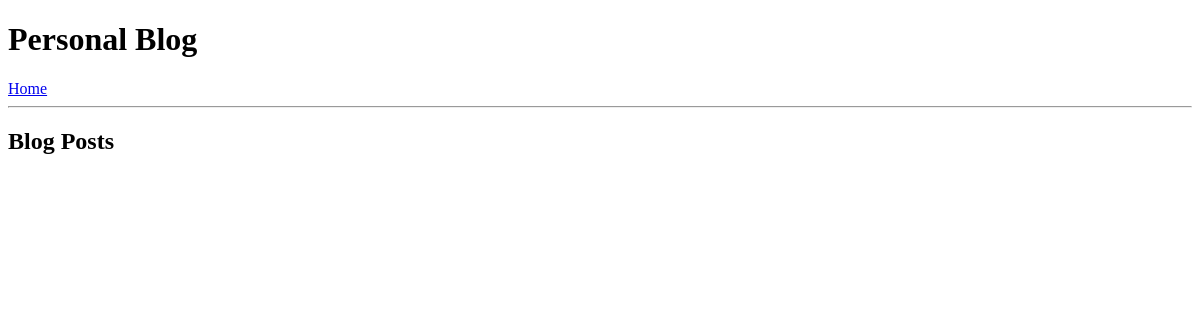
Before: / with the older database file.
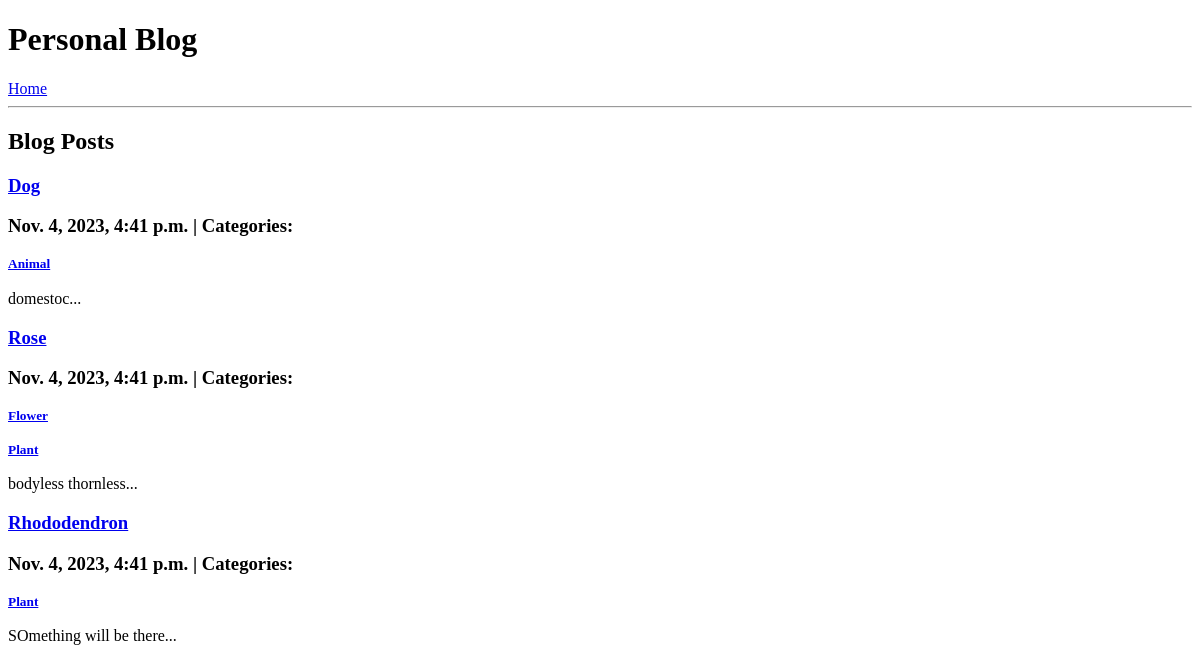
After: the same page with the newer database file.
### blogs/models.py (models this page shows, shortened)
class Post(models.Model):
    title = models.CharField(max_length=30,default='Untitled')
    body = models.TextField(default='bodyless')
    created_on = models.DateTimeField(auto_now_add=True)
    last_modified = models.DateTimeField(auto_now=True)
    category_choose = models.ManyToManyField('Category',related_name='posts')

class Category(models.Model):
    category_text = models.CharField(max_length=30,default='Unnamed')
    class Meta:
        verbose_name_plural = 'Categories'

### blogs/views.py (the view)
# urls.py: path('',views.blogs_index,name='blogs_index'),
def blogs_index(request):
    posts = Post.objects.all().order_by("-created_on") #-ve means big to small order
    context = {
        "posts" : posts,
    }
    return render(request,'blogs/index.html/',context)

### blogs/templates/blogs/index.html
{% extends 'base.html' %}
{% block page_title %}
    <h2>Blog Posts</h2>
{% endblock page_title %}
{% block page_content %}
    {% block post %}
        {% for post in posts %}
          <h3><a href={% url 'blogs_detail' post.pk %}>{{post.title}}</a></h3>
          <h3>{{post.created_on}} | Categories:</h3>
          <small>
               {% for category in post.category_choose.all %}
            <h4><a href="{% url 'blogs_category' category.category_text %}">{{category.category_text}}</a></h4>
          {% endfor %}
          </small>
          <p>{{post.body | slice:':400'}}...</p>
        {% endfor %}
    {% endblock %}
{% endblock page_content %}

### templates/base.html (shortened to what this page needs)
<!DOCTYPE html>
<html lang="en">
<head>
</head>
<body>
    <h1>Personal Blog </h1>
    <a href="{% url 'blogs_index' %}">Home</a>
    <hr>
    {% block page_title %}
    {% endblock page_title %}
    {% block page_content %}
    {% endblock page_content %}
</body>
</html>

Changed rows visible on the page:
added Post: title "Dog", created_on "Nov. 4, 2023, 4:41 p.m.", body "domestoc"
added Category: category_text "Animal", shown under "Dog"
added Post: title "Rose", created_on "Nov. 4, 2023, 4:41 p.m.", body "bodyless thornless"
added Category: category_text "Flower", shown under "Rose"
added Category: category_text "Plant"
added Post: title "Rhododendron", created_on "Nov. 4, 2023, 4:41 p.m.", body "SOmething will be there"
